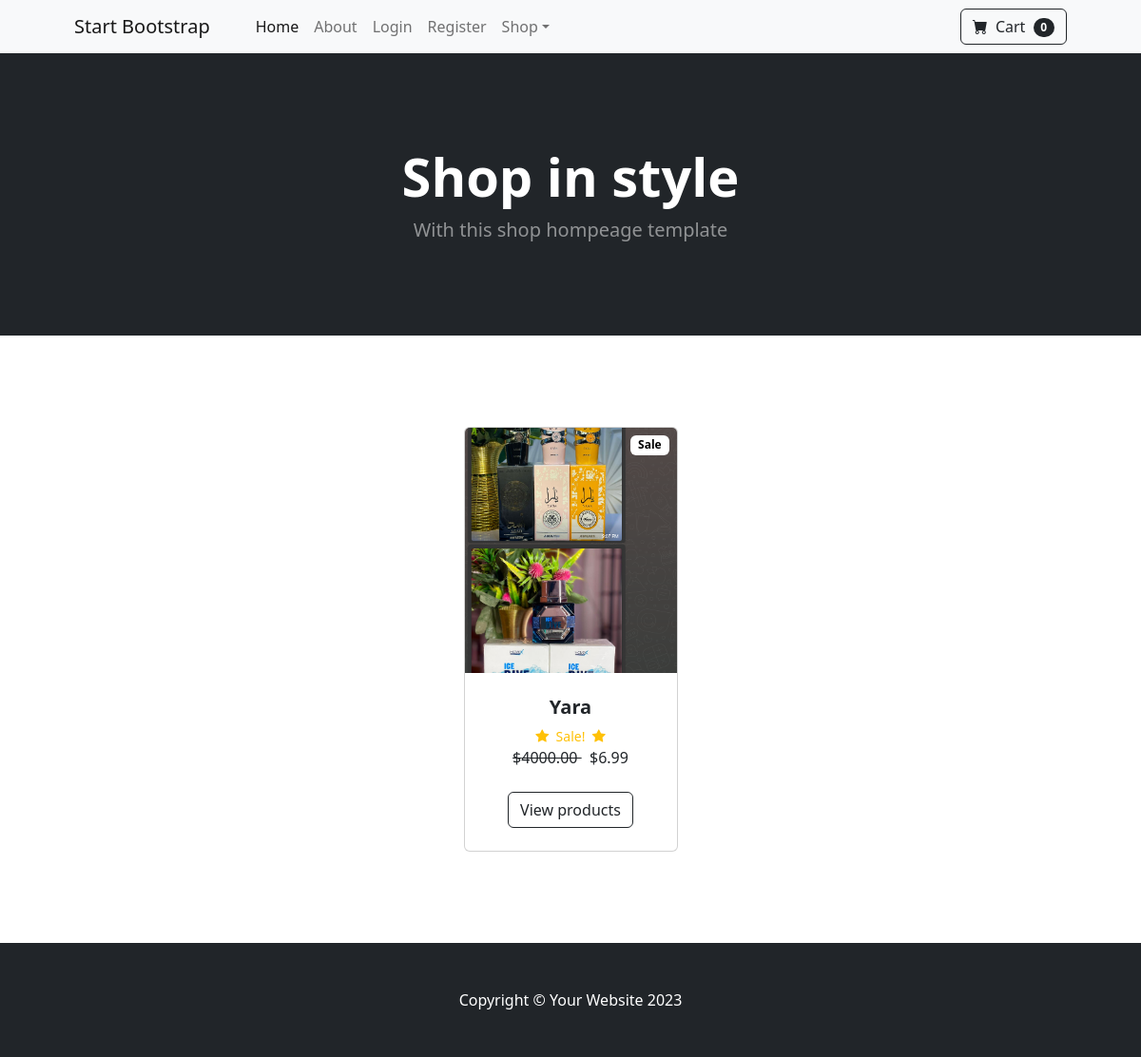
Before: / with the older database file.
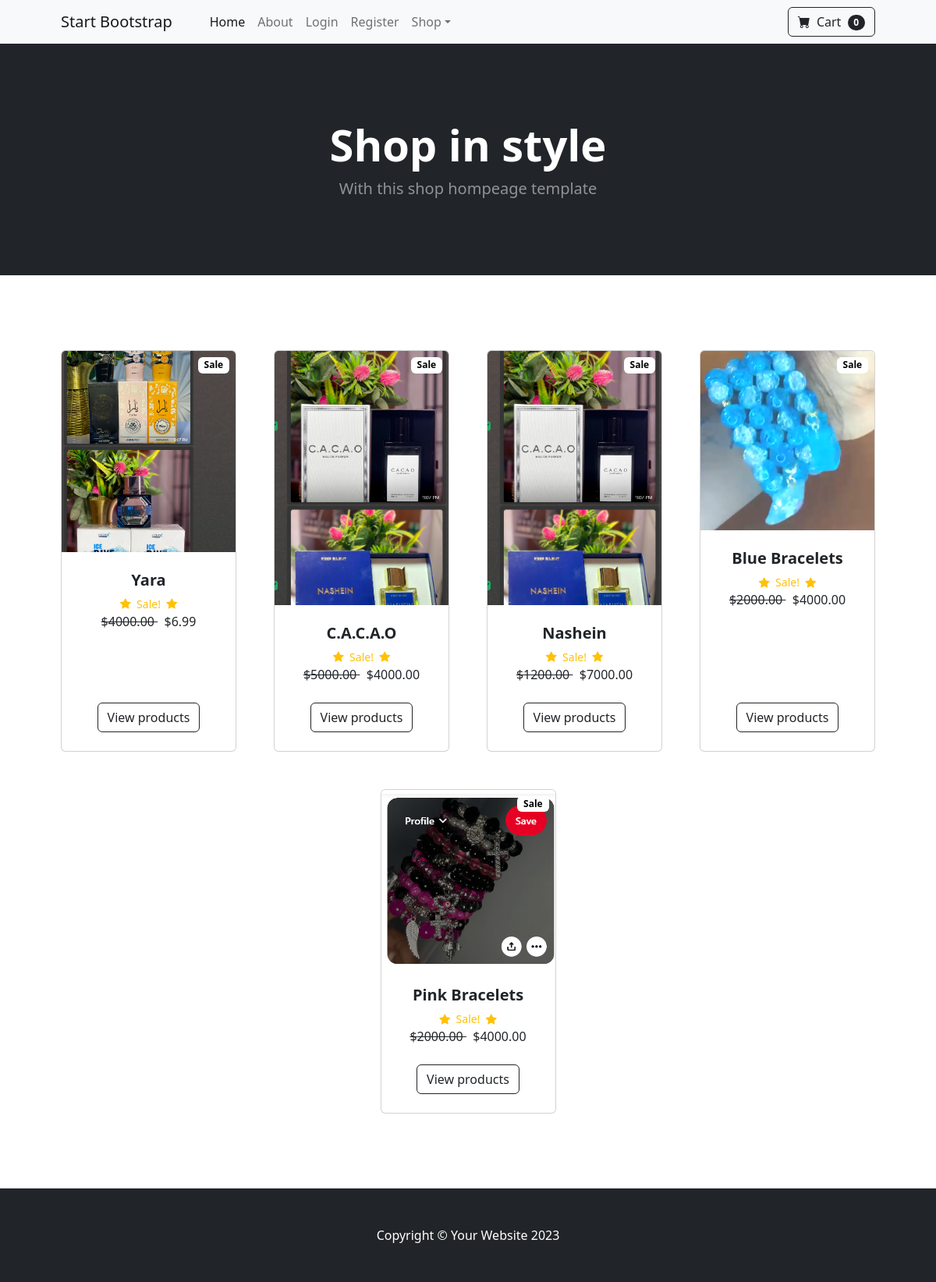
After: the same page with the newer database file.
### store/models.py (models this page shows, shortened)
class Product(models.Model):
    name = models.CharField(max_length=50)
    price = models.DecimalField(default= 0, decimal_places = 2, max_digits = 6)
    category = models.ForeignKey(Category, on_delete = models.CASCADE, default = 1)
    description = models.CharField(max_length=250, default= "", blank= True, null= True)
    image = models.ImageField(upload_to = 'uploads/product/')
    is_sale = models.BooleanField(default=False)
    sale_price = models.DecimalField(default= 0, decimal_places = 2, max_digits = 6)

### store/views.py (the view)
# urls.py: path("", views.home, name = 'home'),
def home(request):
    products = Product.objects.all()
    return render(request, "home.html", {'products':products})

### store/templates/home.html
{% extends 'base.html' %}
        {% block content %}
        {% load static %}
        <header class="bg-dark py-5">
            <div class="container px-4 px-lg-5 my-5">
                <div class="text-center text-white">
                    <h1 class="display-4 fw-bolder">Shop in style</h1>
                    <p class="lead fw-normal text-white-50 mb-0">With this shop hompeage template</p>
                </div>
            </div>
        </header>
        <section class="py-5">
            <div class="container px-4 px-lg-5 mt-5">
                <div class="row gx-4 gx-lg-5 row-cols-2 row-cols-md-3 row-cols-xl-4 justify-content-center">
                    {% for product in products %}
                        {% if product.is_sale %}
                        <div class="col mb-5">
                        <div class="card h-100">
                            <div class = 'badge bg-white text-black position-absolute' style = 'top: 0.5rem; right: 0.5rem;'>Sale</div>
                            <img class="card-img-top" src="{{ product.image.url }}" alt="..." />
                            <div class="card-body p-4">
                                <div class="text-center">
                                    <h5 class="fw-bolder">{{ product.name }}</h5>
                                    <div class = 'd-flex justify-content-center small text-warning nb-2'>
                                        <div class = 'bi-star-fill'></div>
                                        &nbsp;&nbsp;Sale!&nbsp;&nbsp;
                                        <div class = 'bi-star-fill'></div>
                                    </div>
                                    <strike>
                                        ${{ product.price }}
                                    </strike>
                                    &nbsp;
                                    ${{ product.sale_price }}
                                </div>
                            </div>
                            <div class="card-footer p-4 pt-0 border-top-0 bg-transparent">
                                <div class="text-center"><a class="btn btn-outline-dark mt-auto" href="{% url 'product' product.id %}">View products</a></div>
                            </div>
                        </div>
                    </div>
                        {% endif %}
                    {% endfor %}
            </div>
        </section>
        {% endblock %}

### store/templates/base.html (shortened to what this page needs)
{% load static %}
<!DOCTYPE html>
<html lang="en">
    <head>
        <link href="https://cdn.jsdelivr.net/npm/bootstrap-icons@1.5.0/font/bootstrap-icons.css" rel="stylesheet" />
        <link href="{% static 'css/styles.css' %}" rel="stylesheet"/>
    </head>
    <body>
        {% include 'navbar.html' %}
        {% block content %}
        {% endblock %}
        <footer class="py-5 bg-dark">
            <div class="container"><p class="m-0 text-center text-white">Copyright &copy; Your Website 2023</p></div>
        </footer>
    </body>
</html>

### store/templates/navbar.html (shortened to what this page needs)
<nav class="navbar navbar-expand-lg navbar-light bg-light">
            <div class="container px-4 px-lg-5">
                <a class="navbar-brand" href="{% url 'home' %}">Start Bootstrap</a>
                <div class="collapse navbar-collapse" id="navbarSupportedContent">
                    <ul class="navbar-nav me-auto mb-2 mb-lg-0 ms-lg-4">
                        <li class="nav-item"><a class="nav-link active" aria-current="page" href="{% url 'home' %}">Home</a></li>
                        <li class="nav-item"><a class="nav-link" href="{% url 'about' %}">About</a></li>
                        {% if user.is_authenticated %}
                            <li class="nav-item"><a class="nav-link" href="{% url 'logout' %}">Logout</a></li>
                        {% else %}
                            <li class="nav-item"><a class="nav-link" href="{% url 'login' %}">Login</a></li>
                            <li class="nav-item"><a class="nav-link" href="{% url 'register' %}">Register</a></li>
                        {% endif %}
                        <li class="nav-item dropdown">
                            <a class="nav-link dropdown-toggle" id="navbarDropdown" href="#" role="button" data-bs-toggle="dropdown" aria-expanded="false">Shop</a>
                        </li>
                    </ul>
                    <form class="d-flex">
                        <button class="btn btn-outline-dark" type="submit">
                            <i class="bi-cart-fill me-1"></i>
                            Cart
                            <span class="badge bg-dark text-white ms-1 rounded-pill">0</span>
                        </button>
                    </form>
                </div>
            </div>
        </nav>

Changed rows visible on the page:
now on this page (row edited): Product: image (picture), name "C.A.C.A.O", price "5000.00", sale_price "4000.00"
now on this page (row edited): Product: image (picture), name "Nashein", price "1200.00", sale_price "7000.00"
added Product: image (picture), name "Blue Bracelets", price "2000.00", sale_price "4000.00"
added Product: image (picture), name "Pink Bracelets", price "2000.00", sale_price "4000.00"
